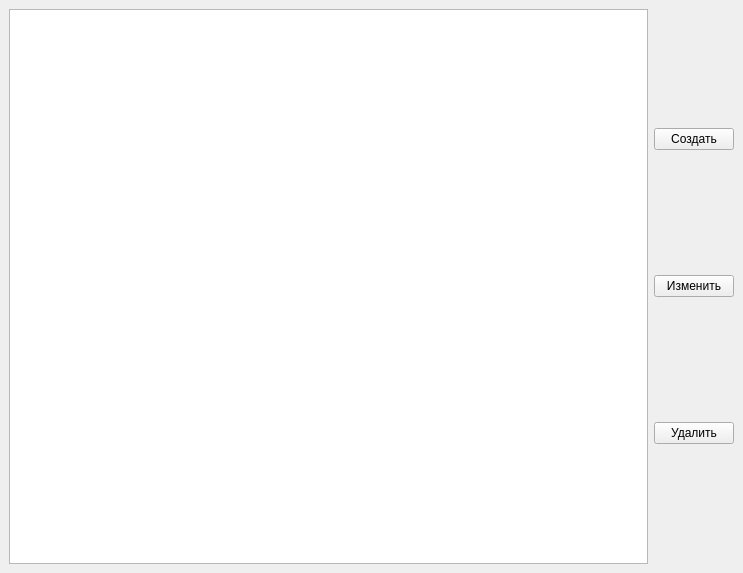
<?xml version="1.0" encoding="UTF-8"?>
<ui version="4.0">
 <class>MainWindow</class>
 <widget class="QMainWindow" name="MainWindow">
  <property name="geometry">
   <rect>
    <x>0</x>
    <y>0</y>
    <width>743</width>
    <height>573</height>
   </rect>
  </property>
  <property name="windowTitle">
   <string>MainWindow</string>
  </property>
  <widget class="QWidget" name="centralwidget">
   <layout class="QHBoxLayout" name="horizontalLayout">
    <item>
     <widget class="QListWidget" name="listWidget"/>
    </item>
    <item>
     <layout class="QVBoxLayout" name="verticalLayout">
      <item>
       <widget class="QPushButton" name="btnCreate">
        <property name="text">
         <string>Создать</string>
        </property>
       </widget>
      </item>
      <item>
       <widget class="QPushButton" name="btnUpd">
        <property name="text">
         <string>Изменить</string>
        </property>
       </widget>
      </item>
      <item>
       <widget class="QPushButton" name="btnDel">
        <property name="text">
         <string>Удалить</string>
        </property>
       </widget>
      </item>
     </layout>
    </item>
   </layout>
  </widget>
 </widget>
 <resources/>
 <connections/>
</ui>
